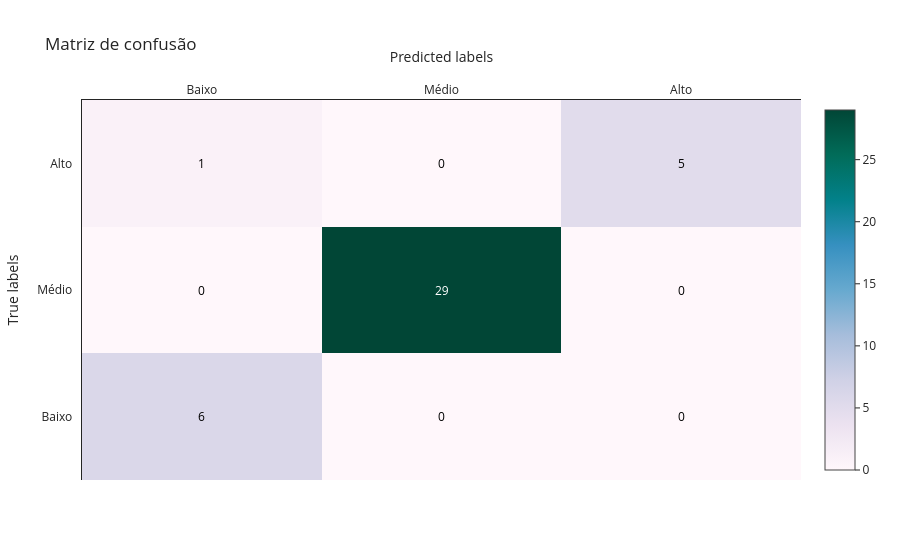

Here is the notebook cell this chart was saved with:
### Code cell
conf_matrix = confusion_matrix(y1_test, y_pred_test)
# Lista de classes de crédito
cred_class = ['Baixo', 'Médio', 'Alto']
# Plotando a matriz de confusão
fig = ff.create_annotated_heatmap(
    z=conf_matrix,
    x=cred_class,
    y=cred_class,
    colorscale='PuBuGn',
    showscale=True,
)
fig.update_layout(
    template = 'simple_white',
    title = 'Matriz de confusão',
    xaxis_title= 'Predicted labels',
    yaxis_title= 'True labels',

)

### Figure 1 — Plotly figure (JSON) as saved in the notebook; plotly's stock layout.template omitted (floating-point values rounded to 4 significant figures)
{"data": [{"colorscale": [[0.0, "rgb(255,247,251)"], [0.125, "rgb(236,226,240)"], [0.25, "rgb(208,209,230)"], [0.375, "rgb(166,189,219)"], [0.5, "rgb(103,169,207)"], [0.625, "rgb(54,144,192)"], [0.75, "rgb(2,129,138)"], [0.875, "rgb(1,108,89)"], [1.0, "rgb(1,70,54)"]], "reversescale": false, "showscale": true, "x": ["Baixo", "Médio", "Alto"], "y": ["Baixo", "Médio", "Alto"], "z": [[6, 0, 0], [0, 29, 0], [1, 0, 5]], "type": "heatmap"}], "layout": {"annotations": [{"font": {"color": "#000000"}, "showarrow": false, "text": "6", "x": "Baixo", "xref": "x", "y": "Baixo", "yref": "y"}, {"font": {"color": "#000000"}, "showarrow": false, "text": "0", "x": "Médio", "xref": "x", "y": "Baixo", "yref": "y"}, {"font": {"color": "#000000"}, "showarrow": false, "text": "0", "x": "Alto", "xref": "x", "y": "Baixo", "yref": "y"}, {"font": {"color": "#000000"}, "showarrow": false, "text": "0", "x": "Baixo", "xref": "x", "y": "Médio", "yref": "y"}, {"font": {"color": "#FFFFFF"}, "showarrow": false, "text": "29", "x": "Médio", "xref": "x", "y": "Médio", "yref": "y"}, {"font": {"color": "#000000"}, "showarrow": false, "text": "0", "x": "Alto", "xref": "x", "y": "Médio", "yref": "y"}, {"font": {"color": "#000000"}, "showarrow": false, "text": "1", "x": "Baixo", "xref": "x", "y": "Alto", "yref": "y"}, {"font": {"color": "#000000"}, "showarrow": false, "text": "0", "x": "Médio", "xref": "x", "y": "Alto", "yref": "y"}, {"font": {"color": "#000000"}, "showarrow": false, "text": "5", "x": "Alto", "xref": "x", "y": "Alto", "yref": "y"}], "xaxis": {"dtick": 1, "gridcolor": "rgb(0, 0, 0)", "side": "top", "ticks": "", "title": {"text": "Predicted labels"}}, "yaxis": {"dtick": 1, "ticks": "", "ticksuffix": "  ", "title": {"text": "True labels"}}, "title": {"text": "Matriz de confusão"}}}
